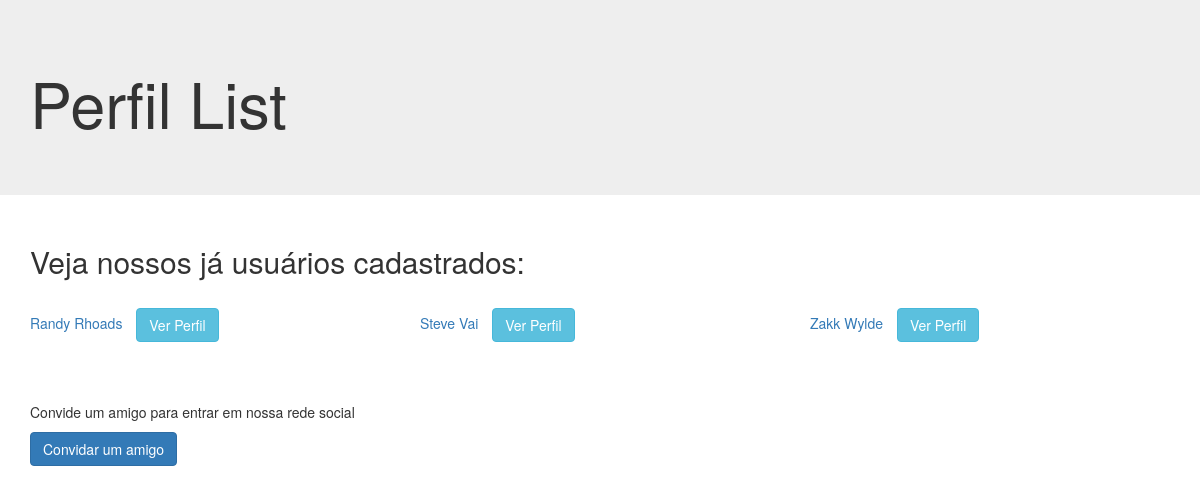
The app's page /perfis/ with its own data.
### project/perfis/models.py (models this page shows, shortened)
class Perfil(models.Model):
    nome = models.CharField('Nome', max_length=100)
    email = models.CharField('E-mail', max_length=100)
    foto = models.ImageField(
        upload_to='perfis/images', verbose_name='Foto', null=True, blank=True
    )
    dtNascimento = models.CharField('Data de Nascimento', max_length=10)
    localidade = models.CharField('Localidade', max_length=255, blank=True)
    cargo = models.CharField('Cargo', max_length=155, null=True, blank=True)
    empresa = models.CharField('Empresa', max_length=155, null=True, blank=True)
    curso = models.CharField('Curso', max_length=155, null=True, blank=True)
    escola = models.CharField('Escola', max_length=155, null=True, blank=True)
    dtCadastro = models.DateTimeField('Criado em', auto_now_add=True)
    dtAtualizacao = models.DateTimeField('Atualizado em', auto_now=True)
    @models.permalink
    def get_absolute_url(self):
        return ('perfis:showPerfil', (), { 'perfil_id' : self.id })
    class Meta:
        verbose_name = 'Perfil'
        verbose_name_plural = 'Perfis'
        ordering = ['nome']

### project/perfis/views.py (the view)
def indexPerfil(resquest):
    perfis = Perfil.objects.all()
    template_name = 'perfis/index.html'
    context =  {
        'perfis' : perfis
    }
    return render(resquest, template_name, context)

### project/perfis/templates/perfis/index.html
{% extends 'core/base.html' %}
{% block body %}
	<div class="jumbotron">
		<div class="container">
			<h1>Perfil List</h1>
		</div>
	</div>
	<div class="container">
		<h2>Veja nossos já usuários cadastrados:</h2>
		<div class="row">
			{% for perfil in perfis %}
				<div class="col-lg-4 itens-perfil">
					<a href="{{ perfil.get_absolute_url }}">{{ perfil.nome }} <span class="btn btn-info">Ver Perfil</span></a>
				</div>
			{% empty %}
				<h2>Ainda não temos mais nenhum usuário cadastrado.</h2>
				<p>Aproveite e...</p>
			{% endfor %}
		</div>
		<p>Convide um amigo para entrar em nossa rede social</p>
		<a href="#" class="btn btn-primary">Convidar um amigo</a>
	</div>
{% endblock %}

### project/core/static/css/index.css (style rules this page uses)
.row { margin-top: 20px; margin-bottom: 50px; }
.itens-perfil span { margin: 10px; }

### records on screen
Perfil: nome "Randy Rhoads"
Perfil: nome "Steve Vai"
Perfil: nome "Zakk Wylde"
